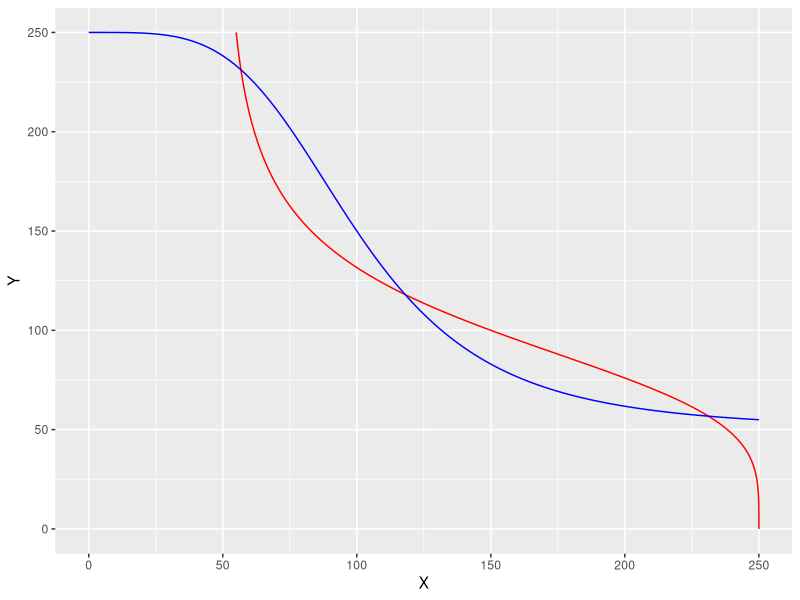
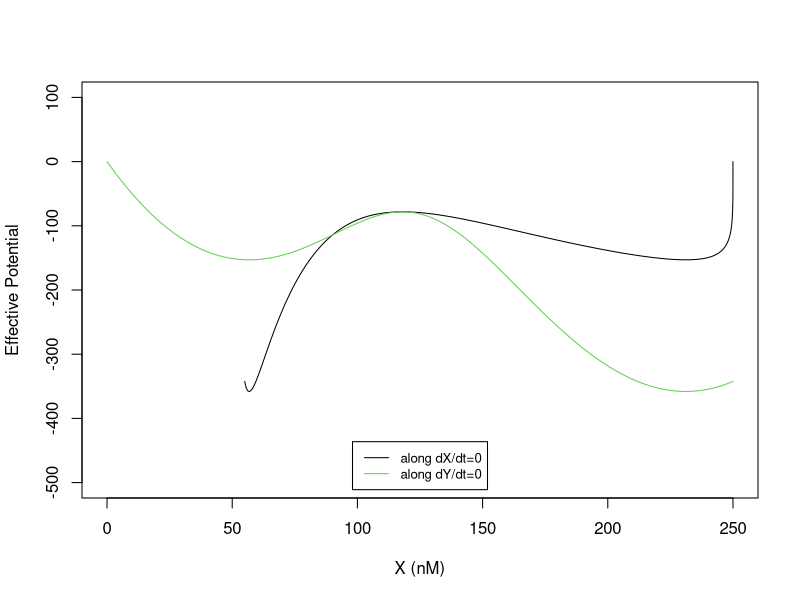
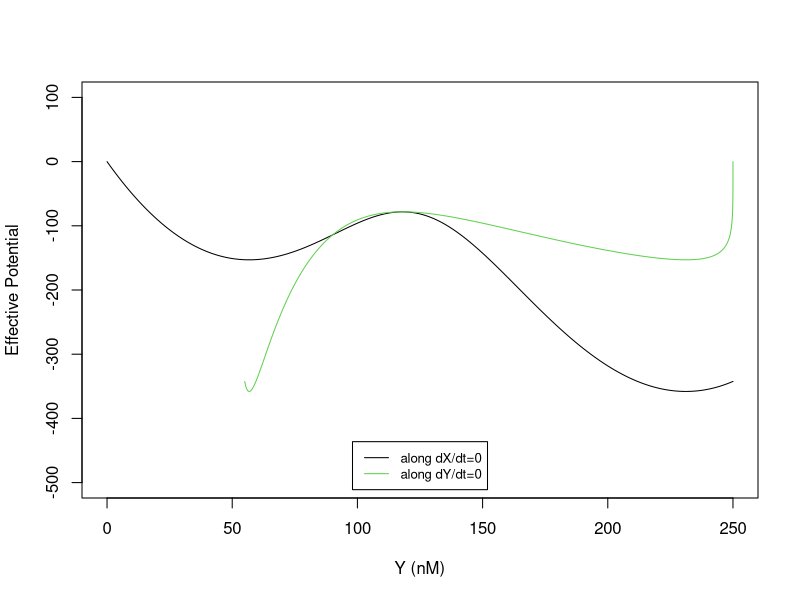

Generate these figures, in order, with R:
## ---- chunk 1
knitr::opts_chunk$set(echo = TRUE)
## ---- chunk 2
library(ggplot2)
# define ODE terms
fx_ts <- function(X, Y) {       # dX/dt
  return(5 + 20/(1+(Y/100)**4) - 0.1 * X)
}
fy_ts <- function(X, Y) {       # dY/dt
  return(5 + 20/(1+(X/100)**4) - 0.1 * Y)
}

null_fx <- function(gX, X_range, Y_range) {
  Y_all = seq(Y_range[1], Y_range[2], length.out = 1000)
  X_all = (5 + gX/(1 + (Y_all/100)**4))/0.1
  ind = which((X_all - X_range[1]) *(X_all - X_range[2]) <= 0)
  results = cbind(X_all, Y_all)
  colnames(results) = c("X", "Y")
  return(results)
}

null_fy <- function(gY, X_range, Y_range) {
  X_all = seq(X_range[1], X_range[2], length.out = 1000)
  Y_all = (5 + gY/(1 + (X_all/100)**4)) /0.1 
  ind = which((Y_all - Y_range[1]) *(Y_all - Y_range[2]) <= 0)
  results = cbind(X_all, Y_all)
  colnames(results) = c("X", "Y")
  return(results)
}

X_range = c(0, 250)
Y_range = c(0, 250)
line_1 = null_fx(20, X_range, Y_range)
line_2 = null_fy(20, X_range, Y_range)

# steady states ss can be found using the following code from Part 03C. The three steady states are provided directly. Readers can try to obtain these steady states. 
#dxdt = fx_ts(line_2[,1], line_2[,2])  #dX/dt along the nullcline dY/dt = 0
#dydt = fy_ts(line_1[,1], line_1[,2])  #dY/dt along the nullcline dX/dt = 0
#ss = find_intersection_all_fast(line_1, line_2, dxdt, dydt)
#ss1 = c(56.76438, 231.18787)
#ss2 = c(118.02210, 118.02210)
#ss3 = c(231.18787, 56.76438)

ggplot() +
  geom_path(data=as.data.frame(line_1), aes(x=X, y=Y), color = "red") +
  geom_path(data=as.data.frame(line_2), aes(x=X, y=Y), color = "blue") 
    
## ---- chunk 3
# now integrate f_Y(X,Y) with the trapezoidal rule
cal_int_2D_line <- function(line, func_fx, func_fy, ss) {
  ntot = nrow(line) 
  U_all = array(0, dim = ntot)
  X = 0
  U_all[1] =  0
  for(i in 1:(ntot-1)) {
    dx = line[i+1,1] - line[i,1]
    dy = line[i+1,2] - line[i,2]
    U_all[i+1] = U_all[i] - (func_fx(line[i,1], line[i,2]) + func_fx(line[i+1,1], line[i+1, 2]))/2*dx - (func_fy(line[i,1], line[i,2]) + func_fy(line[i+1,1], line[i+1, 2]))/2*dy
  }
  return(cbind(line,U_all))
}

U1 = cal_int_2D_line(line_1, fx_ts, fy_ts)
U2 = cal_int_2D_line(line_2, fx_ts, fy_ts)

plot(U1[,1], U1[,3], type = "l",  col =1,
    xlab="X (nM)", ylab="Effective Potential", xlim=c(0,250), ylim = c(-500,100))
lines(U2[,1], U2[,3], col=3)
legend("bottom", inset=0.02, legend = c("along dX/dt=0", "along dY/dt=0"),
       col=c(1,3), lty=1, cex=0.8)

plot(U1[,2], U1[,3], type = "l",  col =1,
    xlab="Y (nM)", ylab="Effective Potential", xlim=c(0,250), ylim = c(-500,100))
lines(U2[,2], U2[,3], col=3)
legend("bottom", inset=0.02, legend = c("along dX/dt=0", "along dY/dt=0"),
       col=c(1,3), lty=1, cex=0.8)
